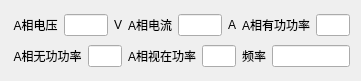
     <widget class="QWidget" name="gridLayoutWidget_6">
      <property name="geometry">
       <rect>
        <x>230</x>
        <y>240</y>
        <width>361</width>
        <height>81</height>
       </rect>
      </property>
      <layout class="QGridLayout" name="gridLayout_6">
       <item row="1" column="2">
        <layout class="QHBoxLayout" name="horizontalLayout_22">
         <item>
          <widget class="QLabel" name="label_81">
           <property name="text">
            <string>A相有功功率</string>
           </property>
          </widget>
         </item>
         <item>
          <widget class="QLineEdit" name="ZH1_6"/>
         </item>
        </layout>
       </item>
       <item row="2" column="0">
        <layout class="QHBoxLayout" name="horizontalLayout_23">
         <item>
          <widget class="QLabel" name="label_79">
           <property name="text">
            <string> A相无功功率</string>
           </property>
          </widget>
         </item>
         <item>
          <widget class="QLineEdit" name="ZH1_24"/>
         </item>
        </layout>
       </item>
       <item row="1" column="0">
        <layout class="QHBoxLayout" name="horizontalLayout_24">
         <item>
          <widget class="QLabel" name="label_80">
           <property name="text">
            <string> A相电压</string>
           </property>
          </widget>
         </item>
         <item>
          <widget class="QLineEdit" name="ZH1_0"/>
         </item>
         <item>
          <widget class="QLabel" name="label_84">
           <property name="text">
            <string>V</string>
           </property>
          </widget>
         </item>
        </layout>
       </item>
       <item row="1" column="1">
        <layout class="QHBoxLayout" name="horizontalLayout_25">
         <item>
          <widget class="QLabel" name="label_78">
           <property name="text">
            <string>A相电流</string>
           </property>
          </widget>
         </item>
         <item>
          <widget class="QLineEdit" name="ZH1_3"/>
         </item>
         <item>
          <widget class="QLabel" name="label_85">
           <property name="text">
            <string>A</string>
           </property>
          </widget>
         </item>
        </layout>
       </item>
       <item row="2" column="1">
        <layout class="QHBoxLayout" name="horizontalLayout_26">
         <item>
          <widget class="QLabel" name="label_82">
           <property name="text">
            <string>A相视在功率</string>
           </property>
          </widget>
         </item>
         <item>
          <widget class="QLineEdit" name="ZH1_27"/>
         </item>
        </layout>
       </item>
       <item row="2" column="2">
        <layout class="QHBoxLayout" name="horizontalLayout_27">
         <item>
          <widget class="QLabel" name="label_83">
           <property name="text">
            <string>频率</string>
           </property>
          </widget>
         </item>
         <item>
          <widget class="QLineEdit" name="ZH1_46"/>
         </item>
        </layout>
       </item>
      </layout>
     </widget>
